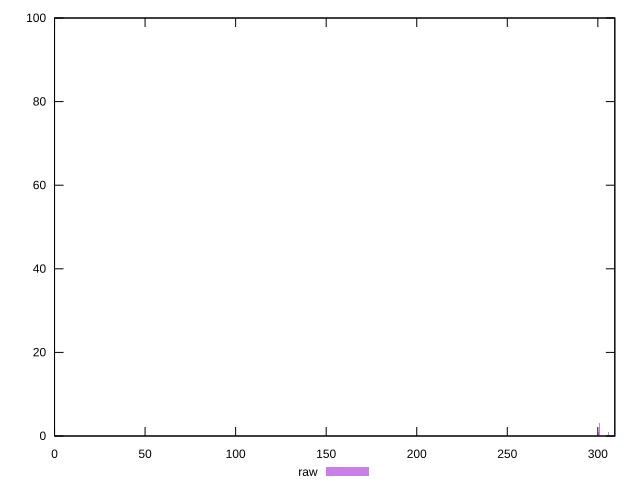

The gnuplot source for this figure:
reset

$raw <<EOF
0 2
300.8795336157682 3
300.0814446671853 87
304.60394870915525 1
302.20968186340644 1
305.9340969567935 1
309.3924824006529 1
300.61350396624056 3
300.3474743167129 1
EOF

set key outside below
set boxwidth 0.2660296495276465
set xrange [0:309.376]
set yrange [0:100]
set trange [0:100]
set style fill transparent solid 0.5 noborder
set terminal svg size 640, 490 enhanced background rgb 'white'
set output "reprap/uses-rel-preconnect/samples/pages/raw/histogram.svg"

plot $raw title "raw" with boxes

reset
